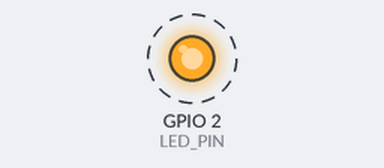
Bench run of a sketch on a simulated ESP32. Shown: output pins drawn as LEDs (lit = HIGH). Dashed ring = blinking. What the sketch prints to the serial monitor is not drawn.

Above: at 0.5 s.
Timing chart, 0 to 4.6 s (numbered marks = the images above):
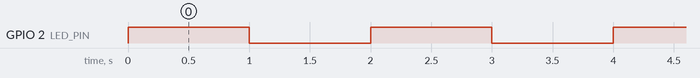

Measured:
- by itself, GPIO 2 (LED_PIN): alternates HIGH for 1.0 s and LOW for 1.0 s

The sketch:

blink.ino
```cpp
// Simple ESP32 Blink Test
// Tests basic GPIO functionality

#define LED_PIN 2  // Built-in LED on most ESP32 dev boards

void setup() {
  pinMode(LED_PIN, OUTPUT);
  Serial.begin(115200);
  Serial.println("ESP32 Blink Test Started");
}

void loop() {
  digitalWrite(LED_PIN, HIGH);
  Serial.println("LED ON");
  delay(1000);

  digitalWrite(LED_PIN, LOW);
  Serial.println("LED OFF");
  delay(1000);
}
```
